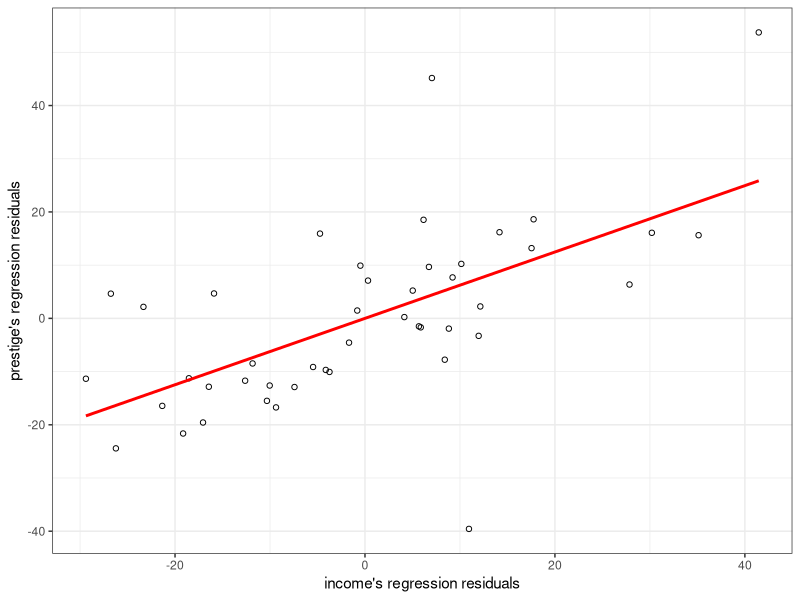
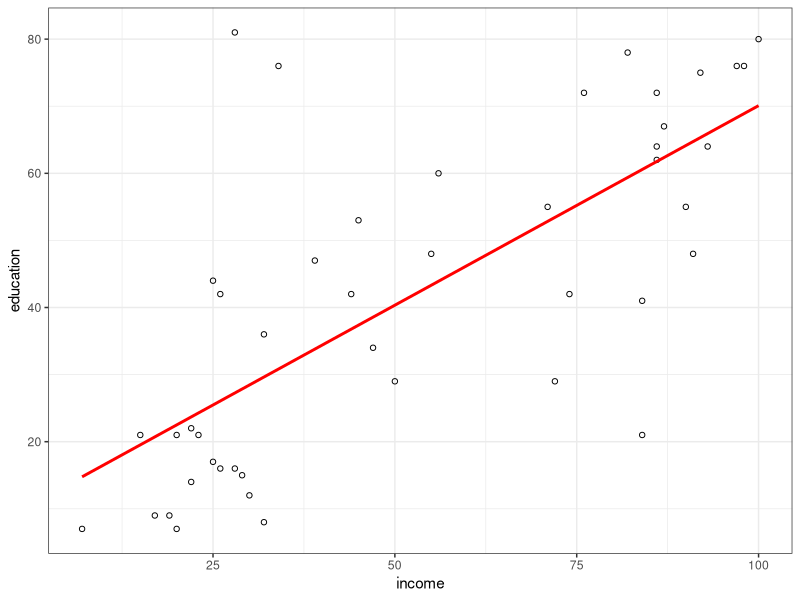
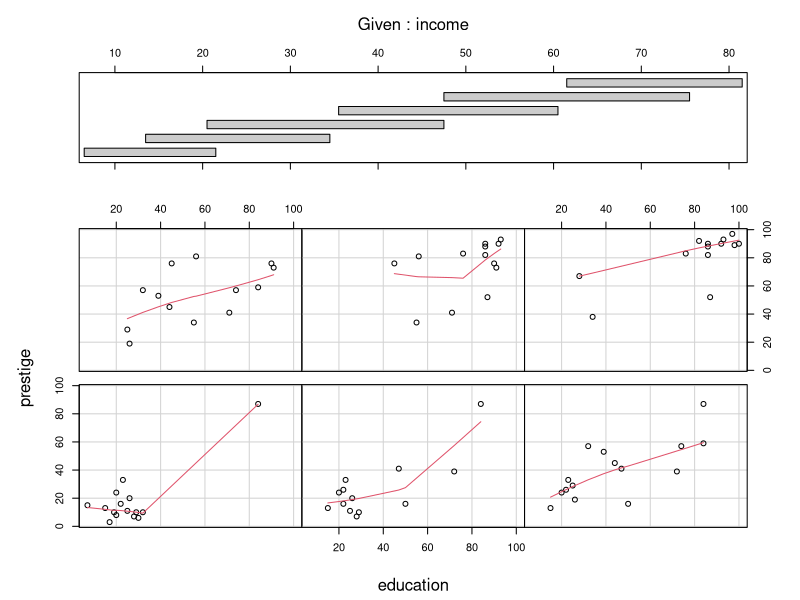
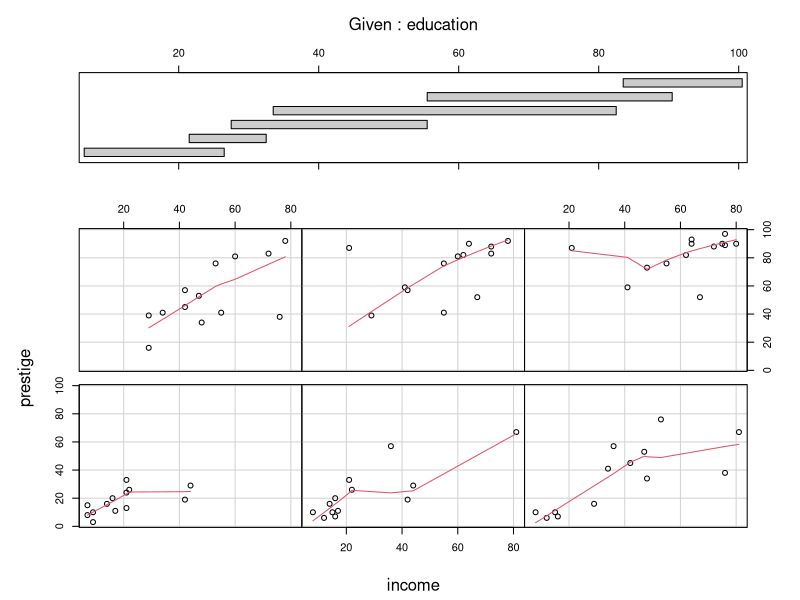
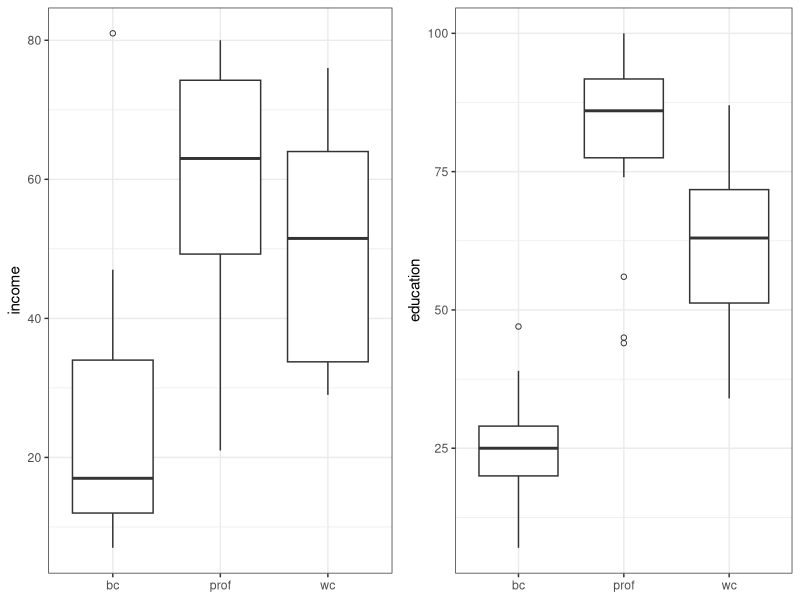
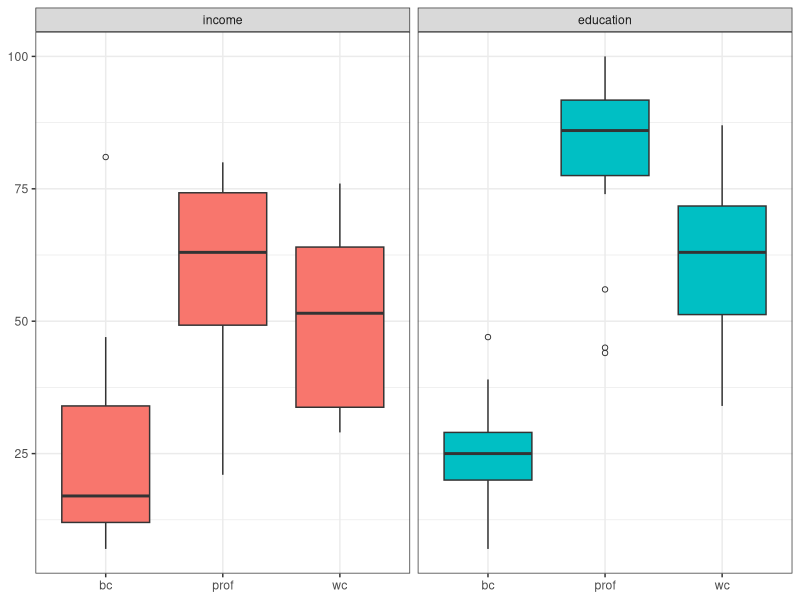
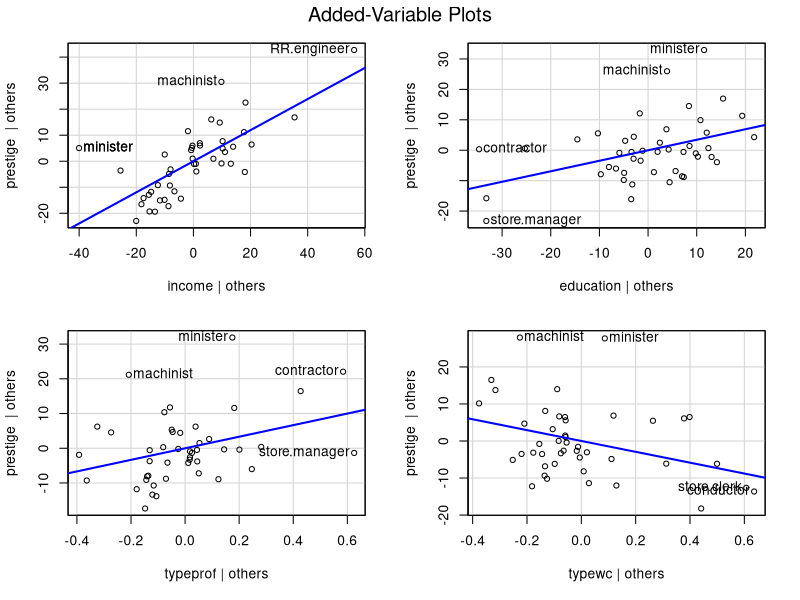
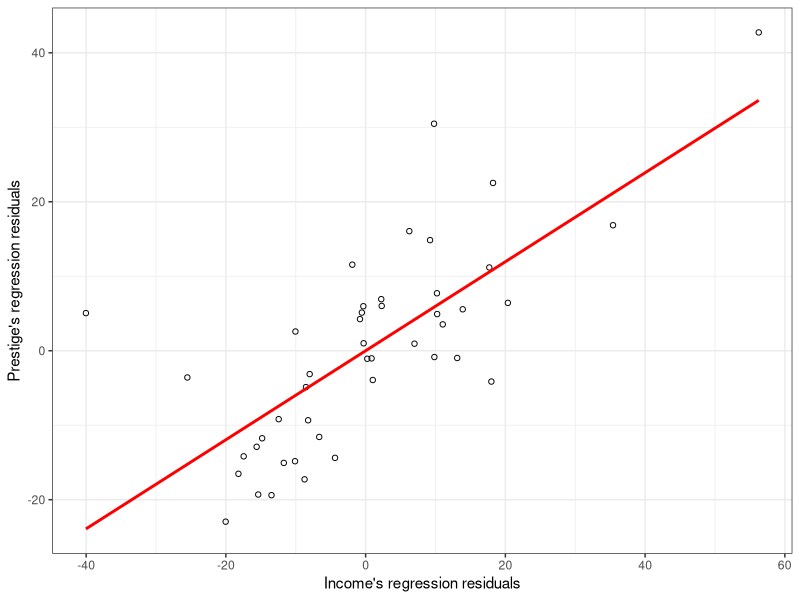

Here is the R script that generated these plots, in order:
# Februrary 26, 2014
# Outline:
#   1. Investigate added-variable plots (aka avPlots, partial regression plots)

# 1. av plots
# What are they?
# See: Wikipedia: https://en.wikipedia.org/wiki/Partial_regression_plot
# But, in a (not so terse) nutshell:
# The residuals from Y ~ X1 + X2 gives us a sense of how much variability in Y 
# is not captured by X1 and X2. Hence, the residuals from Z ~ X1 + X2 tell us
# how much variability resides in Z that is not explained by X1 + X2. If the
# residual vectors from these two vectors "have nothing to do with each other"
# Then it would stand to reason adding the extra variability from Z into the
# model "X1 + X2 + Z" should do a better job capturing the variability in Y.
# If the residuals are strongly correlated, then introducing Z to the model
# won't help (much) in capturing the (previously) left over variability since
# X1 + X2 explain Y and Z similarly, so we aren't introducing (a lot of) new
# information. 

# To get a feel for this we'll use Duncan's occupation data and consider the
# base model of "~ education" in modeling prestige. In particular, we'll check
# out the affect of adding income to the model.

library(car) # contains Duncan's occupation data, and avPlots

baseModel <- lm(prestige ~ education, data=Duncan)
summary(baseModel)

partialReg <- lm(income ~ education, data=Duncan)
summary(partialReg)

# make the avplot by hand with ggplot2
library(ggplot2)

#####
# Multiple plot function 
# http://www.cookbook-r.com/Graphs/Multiple_graphs_on_one_page_(ggplot2)/
#
# ggplot objects can be passed in ..., or to plotlist (as a list of ggplot
# objects)
# - cols:   Number of columns in layout
# - layout: A matrix specifying the layout. If present, 'cols' is ignored.
#
# If the layout is something like matrix(c(1,2,3,3), nrow=2, byrow=TRUE),
# then plot 1 will go in the upper left, 2 will go in the upper right, and
# 3 will go all the way across the bottom.

multiplot <- function(..., plotlist=NULL, file, cols=1, layout=NULL) {
  require(grid)
  
  # Make a list from the ... arguments and plotlist
  plots <- c(list(...), plotlist)
  
  numPlots = length(plots)
  
  # If layout is NULL, then use 'cols' to determine layout
  if (is.null(layout)) {
    # Make the panel
    # ncol: Number of columns of plots
    # nrow: Number of rows needed, calculated from # of cols
    layout <- matrix(seq(1, cols * ceiling(numPlots/cols)),
                     ncol = cols, nrow = ceiling(numPlots/cols))
  }
  
  if (numPlots==1) {
    print(plots[[1]])
    
  } else {
    # Set up the page
    grid.newpage()
    pushViewport(viewport(layout = grid.layout(nrow(layout), ncol(layout))))
    
    # Make each plot, in the correct location
    for (i in 1:numPlots) {
      # Get the i,j matrix positions of the regions that contain this subplot
      matchidx <- as.data.frame(which(layout == i, arr.ind = TRUE))
      
      print(plots[[i]], vp = viewport(layout.pos.row = matchidx$row,
                                      layout.pos.col = matchidx$col))
    }
  }
}
#####

makeGGScatter <- function(X, Y, .res=FALSE) {
  axisLabels <- if (.res) {
    paste0(c(substitute(X), substitute(Y)),
           "'s regression residuals")
  } else {
    paste0(c(substitute(X), substitute(Y)))
  }
  
  ggplot(data=data.frame(X=X,Y=Y), aes(y=X, x=Y)) +
    geom_point(shape=1) +
    stat_smooth(method="lm", se=FALSE, color='red') +
    theme_bw() +
    labs(x=axisLabels[1],
         y=axisLabels[2],
         title=NULL)
}

partialRegRes <- partialReg$residuals
baseModelRes <- baseModel$residuals

within(data=data.frame(), expr={
  income <- partialRegRes
  prestige <- baseModelRes
  ggAVPlot <- makeGGScatter(income, prestige, .res=TRUE)
  show(ggAVPlot)  
})

cor(partialRegRes, baseModelRes) # 0.61 <- this is fairly high

# Now, we check out the extended model: "income + education"
extendedModel <- lm(prestige ~ income + education, data=Duncan)
summary(extendedModel)

# calculate R^2 of the two models
calcR2Increase <- function(baseModel, extendedModel) {
  extendedModelR2 <- var(extendedModel$fitted.values)/var(Duncan$prestige)
  baseModelR2 <- var(baseModel$fitted.values)/var(Duncan$prestige)
  
  # find the percent increase
  abs(baseModelR2 - extendedModelR2) / baseModelR2 
}

calcR2Increase(baseModel, extendedModel) # approximately 14%  

# look at colinearity between income and education
cor(Duncan$income, Duncan$education) # 0.7245

# Let's do some EDA on these variables
with(data=Duncan, makeGGScatter(income, education, FALSE)) # seem pretty colinear

coplot(prestige ~ education | income, data=Duncan, panel=panel.smooth, span=.99)
coplot(prestige ~ income | education, data=Duncan, panel=panel.smooth, span=.99)
# ^^ so prestige conditioning out a variable doesn't completely kill
# predictability of the remainder of the model

# Now, let's consider adding the other variable: "type".
# First, let's do some basic EDA
incVsType <- ggplot(data=Duncan, aes(x=type, y=income)) +
  geom_boxplot(outlier.shape=1) + 
  labs(x=NULL, title=NULL) +
  theme_bw()

educVsType <- ggplot(data=Duncan, aes(x=type, y=education)) +
  geom_boxplot(outlier.shape=1) + 
  labs(x=NULL, title=NULL) +
  theme_bw()

multiplot(incVsType, educVsType, cols = 2)

# Alternatively,
library(reshape2)
ggplot(data=melt(data=Duncan,id.vars=c("type"),
                 measure.vars=c("income", "education")),
       aes(x=type, y=value, fill=variable)) +
  geom_boxplot(outlier.shape=1) +
  scale_fill_discrete(guide=FALSE) +
  facet_grid(~variable, scales="free_y") +
  theme_bw() +
  labs(x=NULL, title=NULL, y=NULL)

# so there's a clear trend between type and income (education)
# Let's try and do the regression "type ~ income + education"

partialReg2 <- lm(factor(type) ~ income + education, data=Duncan)

# STOP! You guys don't know how to predict categorical output, yet.
# Without using this residuals, let's add type to the model, anyway and see
# how the R^2 increases.

extendedModel2 <- lm(prestige ~ income + education + type, data=Duncan)
summary(extendedModel2)

# Notice: dummy cariables for type aren't very significant -- an indicator that
# income and education are doing most of the heavy lifting.

calcR2Increase(extendedModel, extendedModel2) # approximately 10%
calcR2Increase(baseModel, extendedModel2) # approximately 25%


extendedModel$effects

?avPlot

avPlots(lm(prestige~income+education+type, data=Duncan))
# 
# 1) X1,X2 not correlated, both predictive of y
# 2) X1,X2 not correlated, only 1 predictive of y
# 3) X1,X2 correlated, still both significant for Beta
# 4) X1,X2 correlated, jointly predictive of y, neither significant Beta

data(Duncan)

# avPlot of Prestige ~ . - Income
prestigeAgainstAllLessIncome <- lm(formula = prestige ~ . - income, data=Duncan)
incomeAgainstAllLessPrestige <- lm(formula = income ~ . - prestige, data=Duncan)

resY <- prestigeAgainstAllLessIncome$residuals
resX <- incomeAgainstAllLessPrestige$residuals

ggplot(data=data.frame(x=resX, y=resY), aes(x=x,y=y)) + 
  geom_point(shape=1) + 
  stat_smooth(method="lm", se=FALSE, color='red') +
  labs(x="Income's regression residuals", y="Prestige's regression residuals") +
  theme_bw()

?Duncan
